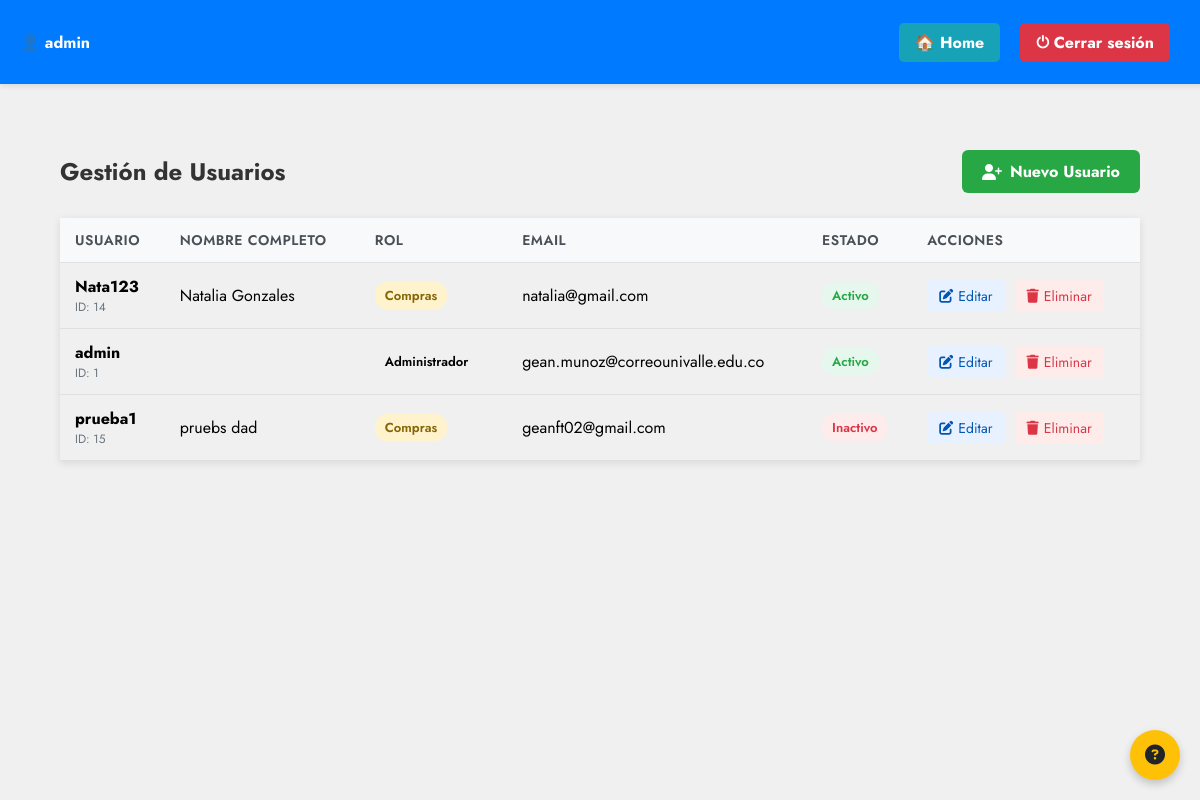
/usuarios/ (signed in), run on the app's committed database.
### account/models.py (models this page shows, shortened)
class Usuario(AbstractUser):
    rol = models.ForeignKey('Rol', on_delete=models.SET_NULL, null=True, blank=True)
    estado = models.BooleanField(default=True)
    nombres = models.CharField(max_length=100, blank=True, null=True)
    apellidos = models.CharField(max_length=100, blank=True, null=True)
    class Meta:
        verbose_name = 'Usuario'
        verbose_name_plural = 'Usuarios'
    def get_full_name(self):
        if self.nombres and self.apellidos:
            return f"{self.nombres} {self.apellidos}".strip()
        return super().get_full_name()

class Rol(models.Model):
    nombre = models.CharField(max_length=100, unique=True)
    descripcion = models.TextField(blank=True, null=True)
    permisos = models.TextField(blank=True, default='')
    estado = models.BooleanField(default=True)
    creado_en = models.DateTimeField(auto_now_add=True)
    actualizado_en = models.DateTimeField(auto_now=True)
    def __str__(self):
        return self.nombre

### account/views.py (the view)
# urls.py: path('usuarios/', lista_usuarios, name='usuarios_listar'),
@login_required_custom
@role_required(module='usuarios', action='leer')
def lista_usuarios(request):
    usuarios = Usuario.objects.all().order_by('username')
    permisos = {
        'leer': _user_has_permission(request.user, 'usuarios', 'leer'),
        'editar': _user_has_permission(request.user, 'usuarios', 'actualizar'),
        'eliminar': _user_has_permission(request.user, 'usuarios', 'eliminar'),
        'crear': _user_has_permission(request.user, 'usuarios', 'crear'),
    }
    return render(request, 'account/usuarios_listar.html', {
        'usuarios': usuarios,
        'titulo': 'Lista de Usuarios',
        'permisos': permisos,
    })

### account/templates/account/usuarios_listar.html (shortened to what this page needs)
{% load static %}
<!DOCTYPE html>
<html lang="es">
<head>
    <link rel="stylesheet" href="{% static 'account/css/usuarios.css' %}">
    <link rel="stylesheet" href="https://cdnjs.cloudflare.com/ajax/libs/font-awesome/6.5.0/css/all.min.css">
</head>
<button id="help-btn" class="help-btn" title="Ayuda">
    <i class="fas fa-question-circle"></i>
</button>
<body class="usuarios-lista">
    <div class="topbar">
        <div class="user-info">👤 {{ user.username }}</div>
        <div class="actions">
            <a href="{% url 'dashboard' %}" class="home-btn">🏠 Home</a>
            <a href="{% url 'logout' %}" class="logout-btn">⏻ Cerrar sesión</a>
        </div>
    </div>
    <div class="container">
        <div class="header">
            <h1 class="title">Gestión de Usuarios</h1>
            {% if permisos.crear %}
                <a href="{% url 'crear_usuario' %}" class="btn btn-primary">
                    <i class="fas fa-user-plus"></i> Nuevo Usuario
                </a>
            {% endif %}
        </div>
        <table class="products-table">
            <thead>
                <tr>
                    <th>Usuario</th>
                    <th>Nombre Completo</th>
                    <th>Rol</th>
                    <th>Email</th>
                    <th>Estado</th>
                    {% if permisos.editar or permisos.eliminar %}
                        <th>Acciones</th>
                    {% endif %}
                </tr>
            </thead>
            <tbody>
                {% for usuario in usuarios %}
                <tr>
                    <td>
                        <strong>{{ usuario.username }}</strong>
                        <div class="text-muted small">ID: {{ usuario.id }}</div>
                    </td>
                    <td>{{ usuario.get_full_name }}</td>
                    <td>
                        <span class="role-badge role-{{ usuario.rol|lower }}">
                            {{ usuario.rol|default:"Sin rol" }}
                        </span>
                    </td>
                    <td>{{ usuario.email|default:"-" }}</td>
                    <td>
                        <span class="status {% if usuario.estado %}status-active{% else %}status-inactive{% endif %}">
                            {{ usuario.estado|yesno:"Activo,Inactivo" }}
                        </span>
                    </td>
                    <td>
                        <div class="action-links">
                            {% if permisos.editar %}
                                <a href="{% url 'editar_usuario' usuario.id %}" class="action-link edit-link">
                                    <i class="fas fa-edit"></i> Editar
                                </a>
                            {% endif %}
                            {% if permisos.eliminar %}
                                <a href="{% url 'eliminar_usuario' usuario.id %}" class="action-link delete-link">
                                    <i class="fas fa-trash"></i> Eliminar
                                </a>
                            {% endif %}
                        </div>
                    </td>
                </tr>
                {% endfor %}
            </tbody>
        </table>
    </div>
</body>
</html>

### account/static/account/css/usuarios.css (style rules this page uses)
body { font-family: 'Jost', sans-serif; background-color: #f5f5f5; margin: 0; padding: 0; }
body.usuarios-lista { margin: 0; padding-top: 120px; background: #f0f0f0; }
.topbar { background: #007bff; color: white; padding: 12px 20px; display: flex; justify-content: space-between; align-items: center; width: 100%; position: fixed; top: 0; left: 0; box-shadow: 0 2px 6px rgba(0,0,0,0.1); z-index: 1000; height: 60px; }
.topbar .user-info { font-weight: bold; display: flex; align-items: center; gap: 15px; }
.topbar .actions { display: flex; gap: 10px; margin-right: 50px; }
.topbar a { border: none; padding: 8px 16px; border-radius: 5px; text-decoration: none; font-weight: bold; cursor: pointer; margin-left: 10px; color: white; }
.topbar .home-btn { background: #17a2b8; }
.topbar .logout-btn { background: #dc3545; }
.container { width: 90%; max-width: 1200px; margin: 30px auto; }
.header { display: flex; justify-content: space-between; align-items: center; margin-bottom: 25px; flex-wrap: wrap; gap: 15px; }
.title { font-size: 24px; color: #333; margin: 0; }
.btn { display: inline-flex; align-items: center; gap: 8px; padding: 10px 20px; border-radius: 6px; text-decoration: none; font-weight: bold; transition: all 0.3s; }
.btn-primary { background-color: #28a745; color: white; }
.products-table { width: 100%; border-collapse: collapse; margin-top: 20px; box-shadow: 0 2px 8px rgba(0,0,0,0.1); }
.products-table th, .products-table td { padding: 12px 15px; text-align: left; border-bottom: 1px solid #e0e0e0; }
.products-table th { background-color: #f8f9fa; font-weight: 600; color: #495057; text-transform: uppercase; font-size: 14px; letter-spacing: 0.5px; }
.status { display: inline-block; padding: 4px 10px; border-radius: 12px; font-size: 13px; font-weight: 600; }
.status-active { background-color: #e6f7ee; color: #28a745; }
.status-inactive { background-color: #feecec; color: #dc3545; }
.role-badge { display: inline-block; padding: 4px 10px; border-radius: 12px; font-size: 13px; font-weight: 600; }
.role-compras { background-color: #fff3cd; color: #856404; }
.action-links { display: flex; gap: 10px; }
.action-link { display: inline-flex; align-items: center; gap: 5px; padding: 6px 12px; border-radius: 4px; text-decoration: none; font-size: 14px; transition: all 0.2s; }
.edit-link { background-color: #e7f1ff; color: #0056b3; }
.delete-link { background-color: #fdecea; color: #dc3545; }
.text-muted { color: #6c757d; }
.small { font-size: 12px; }
.help-btn { position: fixed; bottom: 20px; right: 20px; background: #ffc107; color: #212529; border: none; border-radius: 50%; width: 50px; height: 50px; font-size: 20px; cursor: pointer; box-shadow: 0 4px 8px rgba(0,0,0,0.2); z-index: 1000; }

### data on the page
Usuario: username "admin", id "1", rol "Administrador", email "gean.munoz@correounivalle.edu.co", estado "Activo"
Usuario: username "Nata123", id "14", get_full_name "Natalia Gonzales", rol "Compras", email "natalia@gmail.com", estado "Activo"
Usuario: username "prueba1", id "15", get_full_name "pruebs dad", rol "Compras", email "geanft02@gmail.com", estado "Inactivo"
